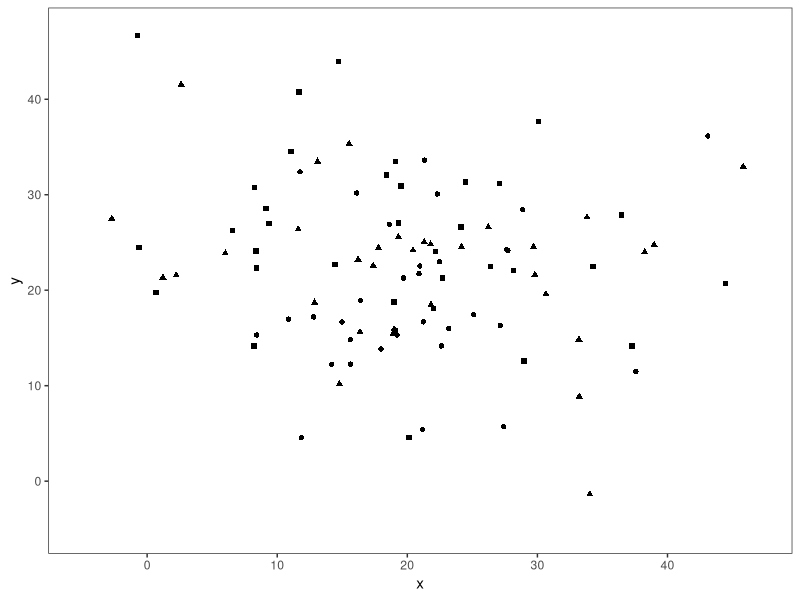
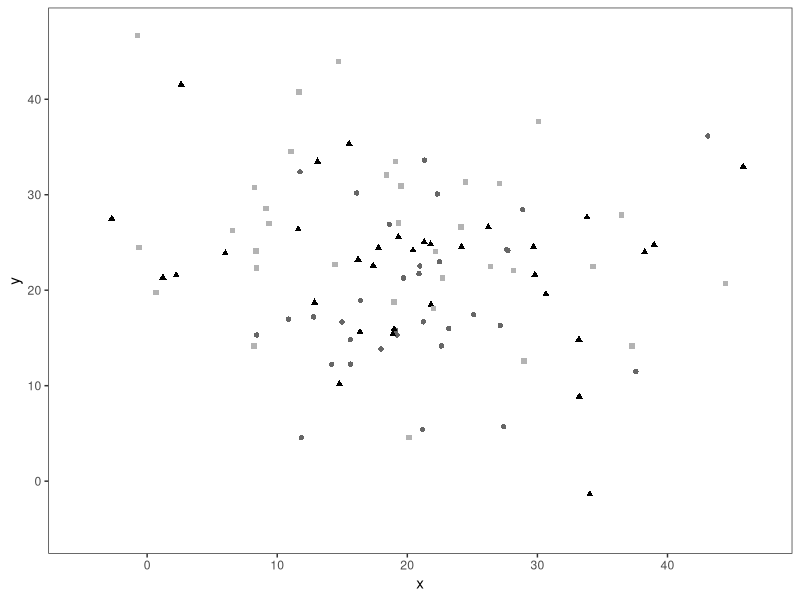

The R source for these figures, in order: (Note: this script raises an error after producing the figures.)
library(ggplot2)
library(gridExtra)

this_base <- "fig03-03_color-hue-saturation-and-density"

set.seed(100)

my_data <- data.frame(x = rnorm(100, mean = 20, sd = 10),
                      y = c(rnorm(50, mean = 20, sd = 10), 
                            rnorm(50, mean = 25, sd = 10)))

my_data$country <- c(rep("England", 33), rep("France", 33), rep("Italy", 34))

p1 <- ggplot(my_data, aes(x = x, y = y, group = country)) +
  geom_point(aes(shape = country), show_guide = FALSE) +
  scale_x_continuous(breaks = seq(0, 40, 10), limits = c(-5, 47)) +
  scale_y_continuous(breaks = seq(0, 40, 10), limits = c(-5, 47)) + 
  theme_bw() +
  theme(panel.grid.major = element_blank(),
        panel.grid.minor = element_blank())

p1

p2 <- ggplot(my_data, aes(x = x, y = y, group = country)) +
  geom_point(aes(shape = country, colour = country), show_guide = FALSE) +
  scale_colour_manual(values = c("grey40", "black", "grey70")) +
  scale_x_continuous(breaks = seq(0, 40, 10), limits = c(-5, 47)) +
  scale_y_continuous(breaks = seq(0, 40, 10), limits = c(-5, 47)) + 
  theme_bw() +
  theme(panel.grid.major = element_blank(),
        panel.grid.minor = element_blank())

p2

# arrange plots together 
p3 <- arrangeGrob(p1, p2, nrow = 2,
                  main = textGrob("Fig 3.3 Color, Hue, Saturation, and Density", 
                                  just = "top", vjust = 0.75, 
                                  gp = gpar(fontsize = 14, lineheight = 1, 
                                            fontface = "bold")))

p3

ggsave(paste0(this_base, ".png"), p3, width = 4, height = 6)

## note: my_data is simulated replace original
